Frame 1 (no input): blank canvas, image omitted
Frame 60 (the mouse pressed at the canvas centre just before this capture): blank canvas, image omitted
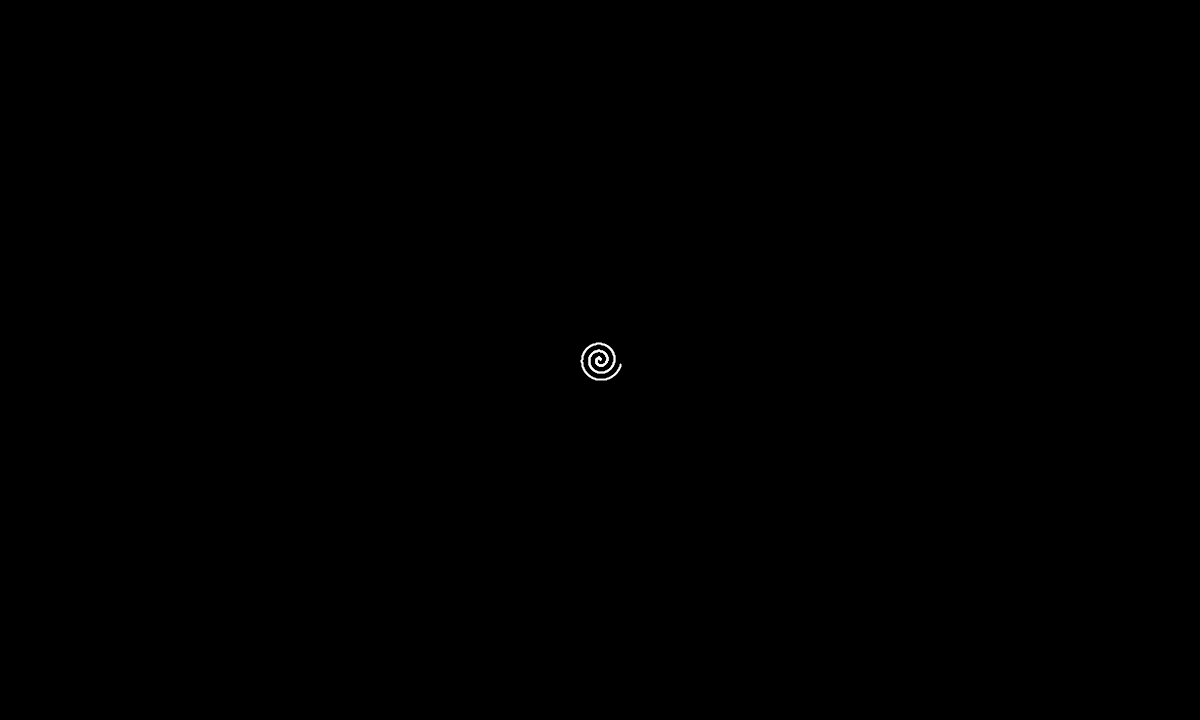
Frame 120 (the mouse held since frame 60 and released just before this capture)

The Processing sketch whose frames 1 and 60 were blank and that drew this single picture after the mouse press (run headless with seeded random() and noise(); from frame 60 on, the mouse is pressed at the canvas centre):

// Processing sketch: processing_65025
// ── processing_65025.pde

float r;
float theta=360*50;
int multi = 1;

void setup() {
  size(1200, 720);
  strokeWeight(1.2);
  smooth();
  background(0);
  frameRate(120);
}


void draw() {

  for (int i =0; i< 100; i++) {
    theta=theta+ multi*0.09;
    
      //limites para a espiral parar de ser desenhada 
      if (theta < 0 || theta >360*50) {
        multi = multi * -1; //alternando entre inteiro positivo e negativo: +1 -1
        break;
      }
    
    r = 360-theta/50;

    float x =width/2 +r*cos(radians(theta)); //width/2 para posicionar no meio da tela | radians para converter pi em radianos
    float y = height/2+r*sin(radians(theta));


    if (multi > 0) {
      stroke(0,0,0);
      strokeWeight(2);
    }
    if (multi < 0) {
      stroke(255, 255, 255);
      strokeWeight(1.2);
    }
    
    
    point (x, y);    
  }
} 
